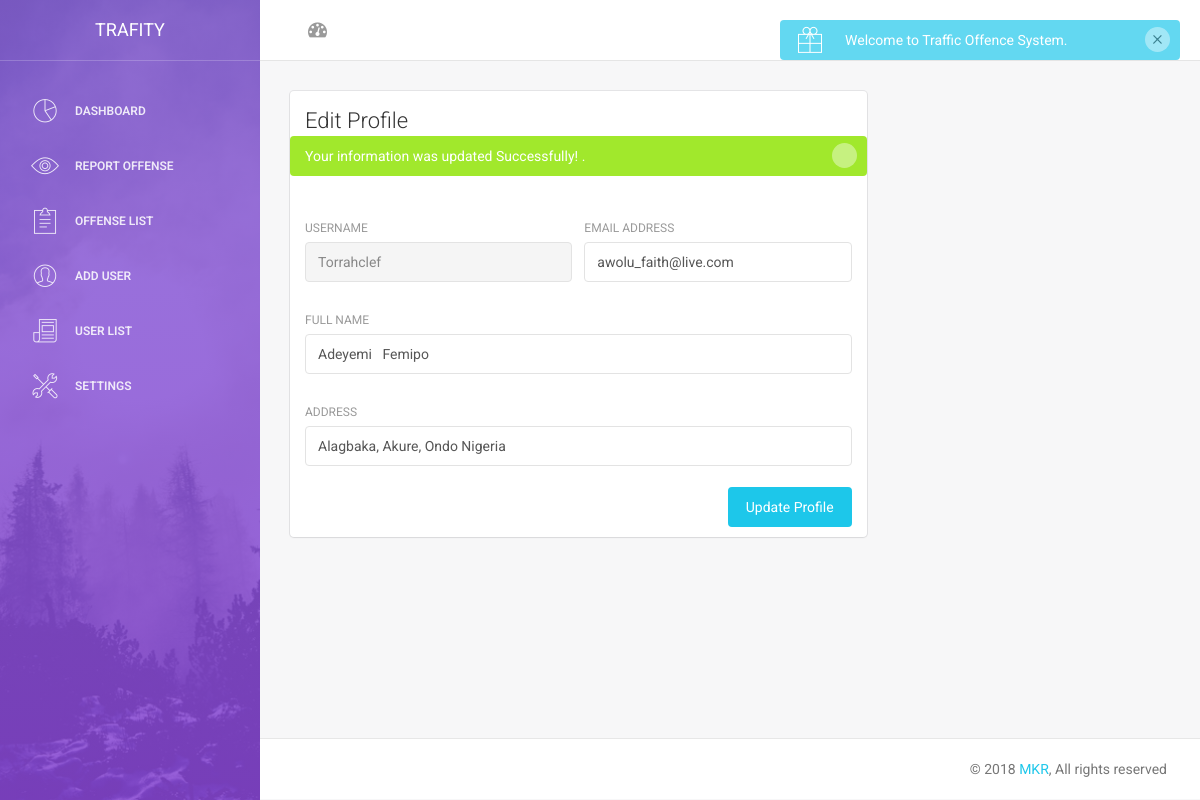
Page /user.php?success=true (signed in) on the committed database.
### tables this page shows
CREATE TABLE IF NOT EXISTS `site_settings` (
  `id` int(11) NOT NULL,
  `site_name` varchar(300) NOT NULL,
  `site_desc` varchar(2000) NOT NULL,
  `email` varchar(300) NOT NULL,
  `phone` varchar(300) NOT NULL,
  `address` varchar(500) NOT NULL,
  `city` varchar(300) NOT NULL,
  `country` varchar(300) NOT NULL
);

CREATE TABLE IF NOT EXISTS `user` (
  `id` int(11) NOT NULL,
  `user_id` varchar(200) NOT NULL,
  `name` varchar(500) NOT NULL,
  `username` varchar(300) NOT NULL,
  `pass` varchar(300) NOT NULL,
  `email` varchar(300) NOT NULL,
  `address` varchar(500) NOT NULL,
  `position` varchar(300) NOT NULL
);

### user.php (the view)
<?php include"sidebar.php"; ?>
   <div class="content">
            <div class="container-fluid">
                <div class="row">
                    <div class="col-md-8">
                        <div class="card">
                            <div class="header">
                                <h4 class="title">Edit Profile</h4>
                            </div>
							<?php if(get("success")):?>
                                            <div>
                                               <?=App::message("success", "Your information was updated Successfully!")?>
                                            </div>
                                            <?php endif;?>
                            <div class="content">
							<?php
							  $user=$_SESSION['SESS_MEMBER_ID'];
	$result = $db->prepare("SELECT id,username,email,name,address FROM user WHERE id='$user'");
	$result->execute();
	for($i=0; $row = $result->fetch(); $i++){
?>
							 <form action="update-user.php" method="post">
                                    <div class="row">
                                       <div class="col-md-6">
                                            <div class="form-group">
                                                <label>Username</label>
                                                <input type="text" name="username" class="form-control" placeholder="Username" value="<?php echo $row['username']; ?>" disabled>
                                            </div>
                                        </div>
                                        <div class="col-md-6">
                                            <div class="form-group">
                                                <label for="exampleInputEmail1">Email address</label>
                                                <input type="email" name="email" class="form-control" placeholder="Email" value="<?php echo $row['email']; ?>">
                                            </div>
                                        </div>
                                    </div>
                                    <div class="row">
                                        <div class="col-md-12">
                                            <div class="form-group">
                                                <label>Full Name</label>
                                                <input type="text" name="name" class="form-control" placeholder="Company" value="<?php echo $row['name']; ?>">
                                            </div>
                                        </div>
                                    </div>
                                    <div class="row">
                                        <div class="col-md-12">
                                            <div class="form-group">
                                                <label>Address</label>
                                                <input type="text" name="address" class="form-control" placeholder="Home Address" value="<?php echo $row['address']; ?>">
                                            </div>
                                        </div>
                                    </div>
         <button type="submit" class="btn btn-info btn-fill pull-right">Update Profile</button>
                                    <div class="clearfix"></div>
                                </form>
	<?php }?>
                            </div>
                        </div>
                    </div>
                </div>
            </div>
        </div>
        <?php include"footer.php"; ?>

### sidebar.php (shortened to what this page needs)
<?php
include('connect.php');
?>
<!doctype html>
<html lang="en">
<head>
<?php
	$result = $db->prepare("SELECT * FROM site_settings WHERE id=1");
	$result->execute();
	for($i=0; $row = $result->fetch(); $i++){
?>
    <link href="assets/css/bootstrap.min.css" rel="stylesheet" />
    <link href="assets/css/animate.min.css" rel="stylesheet"/>
    <link href="assets/css/light-bootstrap-dashboard.css?v=1.4.0" rel="stylesheet"/>
    <link href="assets/css/demo.css" rel="stylesheet" />
    <link href="http://maxcdn.bootstrapcdn.com/font-awesome/4.2.0/css/font-awesome.min.css" rel="stylesheet">
    <link href="assets/css/pe-icon-7-stroke.css" rel="stylesheet" />
</head>
<body>
<div class="wrapper">
    <div class="sidebar" data-color="purple" data-image="assets/img/sidebar-5.jpg">
    	<div class="sidebar-wrapper">
            <div class="logo">
                <a href="#" class="simple-text">
                    <?php echo $row['site_name']; ?>
                </a>
            </div>
<?php }?>
<?php
$position=$_SESSION['SESS_LAST_NAME'];
?>
<?php
if($position=='admin') {
?>
	  <ul class="nav">
                <li class="">
                    <a href="index.php">
                        <i class="pe-7s-graph"></i>
                        <p>Dashboard</p>
                    </a>
                </li>
				 <li>
                    <a href="report-offence.php">
                        <i class="pe-7s-look"></i>
                        <p>Report Offense</p>
                    </a>
                </li>
               <li>
                    <a href="view-offence.php">
                        <i class="pe-7s-note2"></i>
                        <p>Offense List</p>
                    </a>
                </li>
				<li>
                    <a href="add-user.php">
                        <i class="pe-7s-user"></i>
                        <p>Add User</p>
                    </a>
                </li>
                <li>
                    <a href="view-users.php">
                        <i class="pe-7s-news-paper"></i>
                        <p>User List</p>
                    </a>
                </li>
               <li>
                    <a href="site-settings.php">
                        <i class="pe-7s-tools"></i>
                        <p>Settings</p>
                    </a>
                </li>
			 </ul>
			 <?php
}
?>
    	</div>
    </div>
	 <div class="main-panel">
		<nav class="navbar navbar-default navbar-fixed">
            <div class="container-fluid">
                <div class="collapse navbar-collapse">
                    <ul class="nav navbar-nav navbar-left">
                        <li>
                            <a href="index.php" class="dropdown-toggle" data-toggle="dropdown">
                                <i class="fa fa-dashboard"></i>
                            </a>
                        </li>
                    </ul>
                    <ul class="nav navbar-nav navbar-right">
                        <li>
                           <a href="user.php">
                               <p>My Account</p>
                            </a>
                        </li>
                        <li>
                            <a href="logout.php">
                                <p>Log out</p>
                            </a>
                        </li>
                    </ul>
                </div>
            </div>
        </nav>

### rows in the picture
site_settings: site_name "TRAFITY"
user: username "Torrahclef", email "awolu_faith@live.com", name "Adeyemi Femipo", address "Alagbaka, Akure, Ondo Nigeria"

### other values in the picture
$message "Your information was updated Successfully!"
